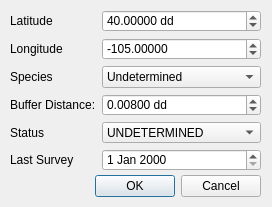
<?xml version="1.0" encoding="UTF-8"?>
<ui version="4.0">
 <class>NewRaptorDialogBase</class>
 <widget class="QDialog" name="NewRaptorDialogBase">
  <property name="geometry">
   <rect>
    <x>0</x>
    <y>0</y>
    <width>272</width>
    <height>207</height>
   </rect>
  </property>
  <property name="windowTitle">
   <string>Add New Raptor</string>
  </property>
  <widget class="QDialogButtonBox" name="button_box">
   <property name="geometry">
    <rect>
     <x>-80</x>
     <y>170</y>
     <width>341</width>
     <height>32</height>
    </rect>
   </property>
   <property name="orientation">
    <enum>Qt::Horizontal</enum>
   </property>
   <property name="standardButtons">
    <set>QDialogButtonBox::Cancel|QDialogButtonBox::Ok</set>
   </property>
  </widget>
  <widget class="QWidget" name="formLayoutWidget">
   <property name="geometry">
    <rect>
     <x>10</x>
     <y>10</y>
     <width>251</width>
     <height>161</height>
    </rect>
   </property>
   <layout class="QFormLayout" name="lytForm">
    <item row="0" column="0">
     <widget class="QLabel" name="latitudeLabel">
      <property name="text">
       <string>Latitude</string>
      </property>
     </widget>
    </item>
    <item row="0" column="1">
     <widget class="QDoubleSpinBox" name="spbLatitude">
      <property name="prefix">
       <string/>
      </property>
      <property name="suffix">
       <string> dd</string>
      </property>
      <property name="decimals">
       <number>5</number>
      </property>
      <property name="minimum">
       <double>-90.000000000000000</double>
      </property>
      <property name="maximum">
       <double>90.000000000000000</double>
      </property>
      <property name="singleStep">
       <double>0.001000000000000</double>
      </property>
      <property name="value">
       <double>40.000000000000000</double>
      </property>
     </widget>
    </item>
    <item row="1" column="0">
     <widget class="QLabel" name="longitudeLabel">
      <property name="text">
       <string>Longitude</string>
      </property>
     </widget>
    </item>
    <item row="1" column="1">
     <widget class="QDoubleSpinBox" name="spbLongitude">
      <property name="decimals">
       <number>5</number>
      </property>
      <property name="minimum">
       <double>-180.000000000000000</double>
      </property>
      <property name="maximum">
       <double>180.000000000000000</double>
      </property>
      <property name="singleStep">
       <double>0.001000000000000</double>
      </property>
      <property name="value">
       <double>-105.000000000000000</double>
      </property>
     </widget>
    </item>
    <item row="2" column="0">
     <widget class="QLabel" name="speciesLabel">
      <property name="text">
       <string>Species</string>
      </property>
     </widget>
    </item>
    <item row="2" column="1">
     <widget class="QComboBox" name="cmbSpecies">
      <item>
       <property name="text">
        <string>Undetermined</string>
       </property>
      </item>
      <item>
       <property name="text">
        <string>Red-tail Hawk</string>
       </property>
      </item>
      <item>
       <property name="text">
        <string>Swainsons Hawk</string>
       </property>
      </item>
      <item>
       <property name="text">
        <string>Northern Harrier</string>
       </property>
      </item>
     </widget>
    </item>
    <item row="3" column="0">
     <widget class="QLabel" name="bufferDistanceLabel">
      <property name="text">
       <string>Buffer Distance:</string>
      </property>
     </widget>
    </item>
    <item row="3" column="1">
     <widget class="QDoubleSpinBox" name="spbBuffer">
      <property name="suffix">
       <string> dd</string>
      </property>
      <property name="decimals">
       <number>5</number>
      </property>
      <property name="maximum">
       <double>0.100000000000000</double>
      </property>
      <property name="singleStep">
       <double>0.001000000000000</double>
      </property>
      <property name="value">
       <double>0.008000000000000</double>
      </property>
     </widget>
    </item>
    <item row="4" column="0">
     <widget class="QLabel" name="statusLabel">
      <property name="text">
       <string>Status</string>
      </property>
     </widget>
    </item>
    <item row="4" column="1">
     <widget class="QComboBox" name="cmbStatus">
      <item>
       <property name="text">
        <string>UNDETERMINED</string>
       </property>
      </item>
      <item>
       <property name="text">
        <string>ACTIVE NEST</string>
       </property>
      </item>
      <item>
       <property name="text">
        <string>INACTIVE NEST</string>
       </property>
      </item>
      <item>
       <property name="text">
        <string>FLEDGED NEST</string>
       </property>
      </item>
     </widget>
    </item>
    <item row="5" column="0">
     <widget class="QLabel" name="lastSurveyLabel">
      <property name="text">
       <string>Last Survey</string>
      </property>
     </widget>
    </item>
    <item row="5" column="1">
     <widget class="QDateEdit" name="dteLast"/>
    </item>
   </layout>
  </widget>
 </widget>
 <resources/>
 <connections>
  <connection>
   <sender>button_box</sender>
   <signal>accepted()</signal>
   <receiver>NewRaptorDialogBase</receiver>
   <slot>accept()</slot>
   <hints>
    <hint type="sourcelabel">
     <x>20</x>
     <y>20</y>
    </hint>
    <hint type="destinationlabel">
     <x>20</x>
     <y>20</y>
    </hint>
   </hints>
  </connection>
  <connection>
   <sender>button_box</sender>
   <signal>rejected()</signal>
   <receiver>NewRaptorDialogBase</receiver>
   <slot>reject()</slot>
   <hints>
    <hint type="sourcelabel">
     <x>20</x>
     <y>20</y>
    </hint>
    <hint type="destinationlabel">
     <x>20</x>
     <y>20</y>
    </hint>
   </hints>
  </connection>
 </connections>
</ui>
